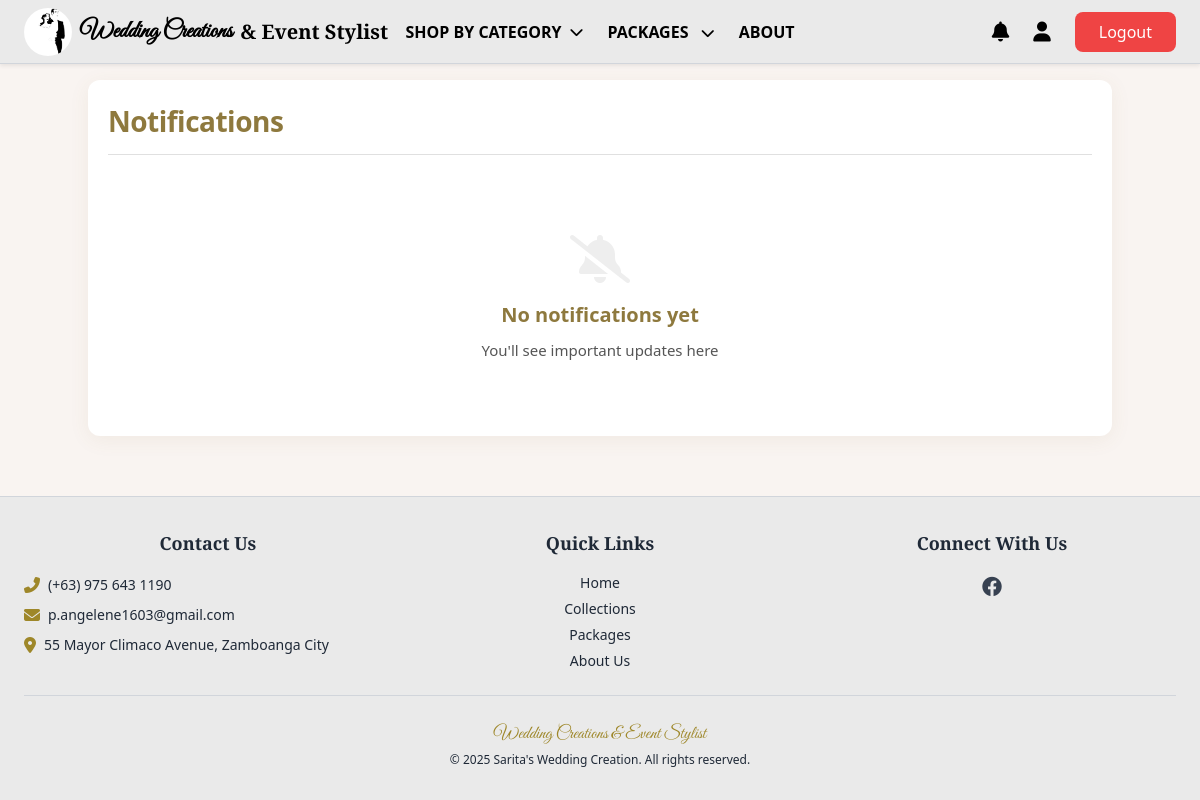
Before: /notifications/ (signed in) with the older database file.
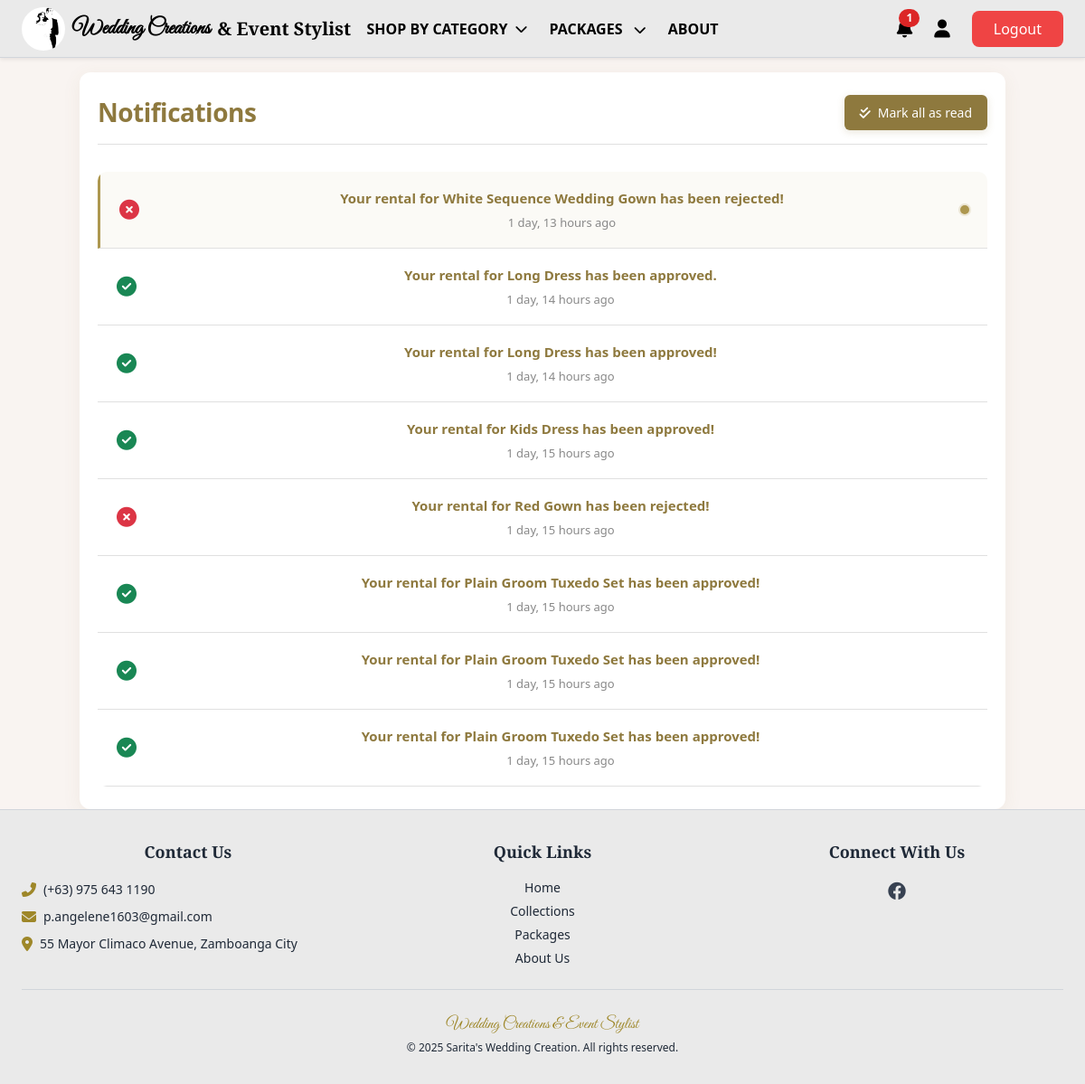
After: the same page with the newer database file.
### saritasapp/models.py (models this page shows, shortened)
class Notification(models.Model):
    NOTIFICATION_TYPES = [
        ('rental_approved', 'Rental Approved'),
        ('rental_rejected', 'Rental Rejected'),
        ('rental_completed', 'Rental Completed'),
        ('reservation_approved', 'Reservation Approved'),
        ('reservation_rejected', 'Reservation Rejected'),
        ('reservation_completed', 'Reservation Completed'),
        ('payment_required', 'Payment Required'),
        ('payment_received', 'Payment Received'),
        ('rental_reminder', 'Rental Reminder'),
        ('return_reminder', 'Return Reminder'),
        ('system_alert', 'System Alert'),
    ]
    user = models.ForeignKey(
        settings.AUTH_USER_MODEL,
        on_delete=models.CASCADE,
        related_name='notifications'
    )
    notification_type = models.CharField(max_length=30, choices=NOTIFICATION_TYPES)
    rental = models.ForeignKey('Rental', on_delete=models.CASCADE, null=True, blank=True)
    reservation = models.ForeignKey('Reservation', on_delete=models.CASCADE, null=True, blank=True)
    message = models.TextField()
    is_read = models.BooleanField(default=False)
    is_email_sent = models.BooleanField(default=False)
    email_sent_at = models.DateTimeField(null=True, blank=True)
    url = models.URLField(null=True, blank=True)
    created_at = models.DateTimeField(auto_now_add=True)
    class Meta:
        ordering = ['-created_at']
        verbose_name = 'Notification'
        verbose_name_plural = 'Notifications'

### customerapp/views.py (the view)
# urls.py: path('notifications/', views.notifications, name='notifications'),
@login_required
def notifications(request):
    user_notifications = Notification.objects.filter(user=request.user).order_by('-created_at')
    unread_count = user_notifications.filter(is_read=False).count()
    return render(request, 'customerapp/notifications.html', {
        'notifications': user_notifications,
        'unread_count': unread_count
    })

### customerapp/context_processors.py (called while the page is built)
def notifications(request):
    if request.user.is_authenticated:
        cache_key = f'unread_count_{request.user.id}'
        count = cache.get(cache_key)
        if count is None:
            count = Notification.objects.filter(
                user=request.user,
                is_read=False
            ).count()
            cache.set(cache_key, count, 60)  # Cache for 60 seconds
        return {'unread_count': count}
    return {'unread_count': 0}

def categories_processor(request):
    return {
        'categories': Category.objects.all()
    }

### saritasapp/context_processors.py (called while the page is built)
def notifications(request):
    if request.user.is_authenticated:
        return {
            'unread_count': Notification.objects.filter(user=request.user, is_read=False).count()
        }
    return {}

### customerapp/templates/customerapp/notifications.html (shortened to what this page needs)
{% extends "customerapp/base.html" %}
{% load static %}
{% block extra_css %}
<link rel="stylesheet" href="https://cdnjs.cloudflare.com/ajax/libs/font-awesome/6.0.0/css/all.min.css">
{% endblock %}
{% block content %}
<div class="container">
    <div class="page-header">
        <h1>Notifications</h1>
        <div class="header-actions">
            {% if unread_count > 0 %}
            <a href="{% url 'customerapp:mark_all_notifications_as_read' %}" class="btn btn-mark-all">
                <i class="fas fa-check-double"></i> Mark all as read
            </a>
            {% endif %}
        </div>
    </div>
    <div class="notification-container">
        {% if notifications %}
            {% for notification in notifications %}
            <div class="notification {% if not notification.is_read %}unread{% endif %}"
                 data-notification-id="{{ notification.id }}"
                 data-notification-url="{{ notification.url|default:'' }}">
                <div class="notification-icon">
                    {% if notification.notification_type == 'rental_approved' %}
                        <i class="fas fa-check-circle text-success"></i>
                    {% elif notification.notification_type == 'rental_rejected' %}
                        <i class="fas fa-times-circle text-danger"></i>
                    {% else %}
                        <i class="fas fa-info-circle text-info"></i>
                    {% endif %}
                </div>
                <div class="notification-content">
                    <p class="notification-message">
                        {% if notification.url %}
                            <span class="notification-link">{{ notification.message }}</span>
                        {% else %}
                            {{ notification.message }}
                        {% endif %}
                    </p>
                    <small class="notification-time">{{ notification.created_at|timesince }} ago</small>
                </div>
                {% if not notification.is_read %}
                <span class="unread-badge"></span>
                {% endif %}
            </div>
            {% endfor %}
        {% else %}
            <div class="empty-state">
                <i class="fas fa-bell-slash"></i>
                <h4>No notifications yet</h4>
                <p>You'll see important updates here</p>
            </div>
        {% endif %}
    </div>
</div>
{% endblock %}

Changed rows visible on the page:
added Notification: notification_type "rental_rejected" (drawn), message "Your rental for White Sequence Wedding Gown has been rejected!", created_at "1 day, 13 hours", is_read False (drawn)
added Notification: notification_type "rental_approved" (drawn), message "Your rental for Long Dress has been approved.", created_at "1 day, 14 hours"
added Notification: notification_type "rental_approved" (drawn), message "Your rental for Long Dress has been approved!", created_at "1 day, 14 hours"
added Notification: notification_type "rental_approved" (drawn), message "Your rental for Kids Dress has been approved!", created_at "1 day, 15 hours"
added Notification: notification_type "rental_rejected" (drawn), message "Your rental for Red Gown has been rejected!", created_at "1 day, 15 hours"
added Notification: notification_type "rental_approved" (drawn), message "Your rental for Plain Groom Tuxedo Set has been approved!", created_at "1 day, 15 hours"
added Notification: notification_type "rental_approved" (drawn), message "Your rental for Plain Groom Tuxedo Set has been approved!", created_at "1 day, 15 hours"
added Notification: notification_type "rental_approved" (drawn), message "Your rental for Plain Groom Tuxedo Set has been approved!", created_at "1 day, 15 hours"
Other visible differences:
{{ unread_count }}: (not shown) → "1"
text no longer shown: "No notifications yet You'll see important updates here"
text now shown: "Mark all as read"
